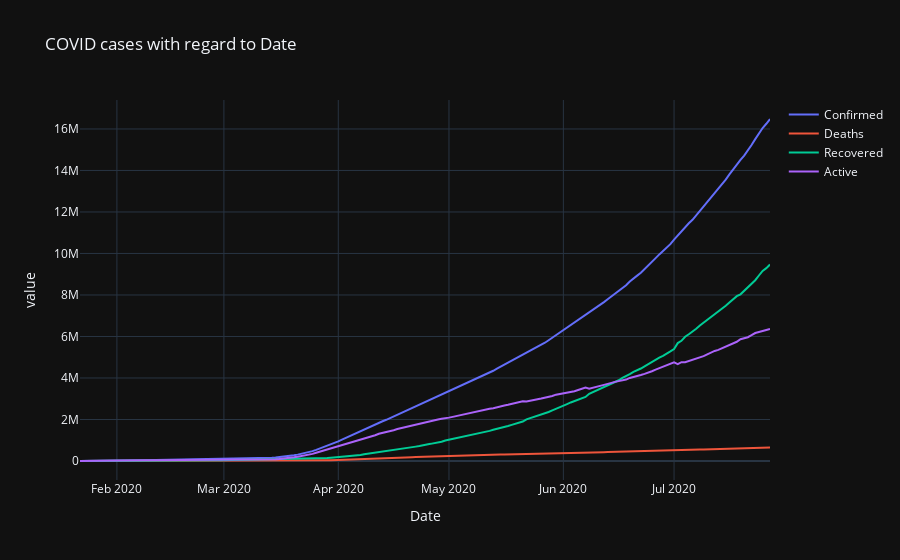

The code cell stored with this chart in its notebook:
### Code cell
fig = px.line(day_wise, x='Date', y=['Confirmed', 'Deaths', 'Recovered', 'Active'], 
              title='COVID cases to Date', template='plotly_dark')

fig.update_layout(
    legend_title=None 
)

fig.show()

### Figure 1 — Plotly figure (JSON) as saved in the notebook; plotly's stock layout.template omitted (floating-point values rounded to 4 significant figures; data arrays with more than 128 entries replaced by an {"elided": "..."} marker saying what was removed)
{"data": [{"hovertemplate": "variable=Confirmed<br>Date=%{x}<br>value=%{y}<extra></extra>", "legendgroup": "Confirmed", "line": {"color": "#636efa", "dash": "solid"}, "marker": {"symbol": "circle"}, "mode": "lines", "name": "Confirmed", "orientation": "v", "showlegend": true, "type": "scatter", "x": {"elided": "188 str values"}, "xaxis": "x", "y": {"elided": "188 int values"}, "yaxis": "y"}, {"hovertemplate": "variable=Deaths<br>Date=%{x}<br>value=%{y}<extra></extra>", "legendgroup": "Deaths", "line": {"color": "#EF553B", "dash": "solid"}, "marker": {"symbol": "circle"}, "mode": "lines", "name": "Deaths", "orientation": "v", "showlegend": true, "type": "scatter", "x": {"elided": "188 str values"}, "xaxis": "x", "y": {"elided": "188 int values"}, "yaxis": "y"}, {"hovertemplate": "variable=Recovered<br>Date=%{x}<br>value=%{y}<extra></extra>", "legendgroup": "Recovered", "line": {"color": "#00cc96", "dash": "solid"}, "marker": {"symbol": "circle"}, "mode": "lines", "name": "Recovered", "orientation": "v", "showlegend": true, "type": "scatter", "x": {"elided": "188 str values"}, "xaxis": "x", "y": {"elided": "188 int values"}, "yaxis": "y"}, {"hovertemplate": "variable=Active<br>Date=%{x}<br>value=%{y}<extra></extra>", "legendgroup": "Active", "line": {"color": "#ab63fa", "dash": "solid"}, "marker": {"symbol": "circle"}, "mode": "lines", "name": "Active", "orientation": "v", "showlegend": true, "type": "scatter", "x": {"elided": "188 str values"}, "xaxis": "x", "y": {"elided": "188 int values"}, "yaxis": "y"}], "layout": {"autosize": true, "legend": {"title": {}, "tracegroupgap": 0}, "title": {"text": "COVID cases with regard to Date"}, "xaxis": {"anchor": "y", "autorange": true, "domain": [0, 1], "range": ["2020-01-22", "2020-07-27"], "title": {"text": "Date"}, "type": "date"}, "yaxis": {"anchor": "x", "autorange": true, "domain": [0, 1], "range": [-915600.0, 17400000.0], "title": {"text": "value"}, "type": "linear"}}}
